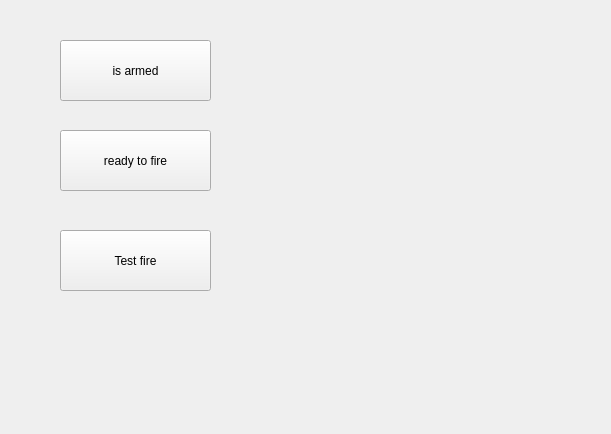
<?xml version="1.0" encoding="UTF-8"?>
<ui version="4.0">
 <class>CheckWidget</class>
 <widget class="QWidget" name="CheckWidget">
  <property name="geometry">
   <rect>
    <x>0</x>
    <y>0</y>
    <width>611</width>
    <height>434</height>
   </rect>
  </property>
  <property name="windowTitle">
   <string>Form</string>
  </property>
  <widget class="QPushButton" name="armedButton">
   <property name="geometry">
    <rect>
     <x>60</x>
     <y>40</y>
     <width>151</width>
     <height>61</height>
    </rect>
   </property>
   <property name="text">
    <string>is armed</string>
   </property>
  </widget>
  <widget class="QPushButton" name="readyfireButton">
   <property name="geometry">
    <rect>
     <x>60</x>
     <y>130</y>
     <width>151</width>
     <height>61</height>
    </rect>
   </property>
   <property name="text">
    <string>ready to fire</string>
   </property>
  </widget>
  <widget class="QPushButton" name="testButton">
   <property name="geometry">
    <rect>
     <x>60</x>
     <y>230</y>
     <width>151</width>
     <height>61</height>
    </rect>
   </property>
   <property name="text">
    <string>Test fire</string>
   </property>
  </widget>
  <widget class="QLabel" name="armedLabel">
   <property name="geometry">
    <rect>
     <x>250</x>
     <y>40</y>
     <width>91</width>
     <height>61</height>
    </rect>
   </property>
   <property name="text">
    <string/>
   </property>
  </widget>
  <widget class="QLabel" name="readyLabel">
   <property name="geometry">
    <rect>
     <x>250</x>
     <y>130</y>
     <width>91</width>
     <height>61</height>
    </rect>
   </property>
   <property name="text">
    <string/>
   </property>
  </widget>
 </widget>
 <resources/>
 <connections/>
</ui>
